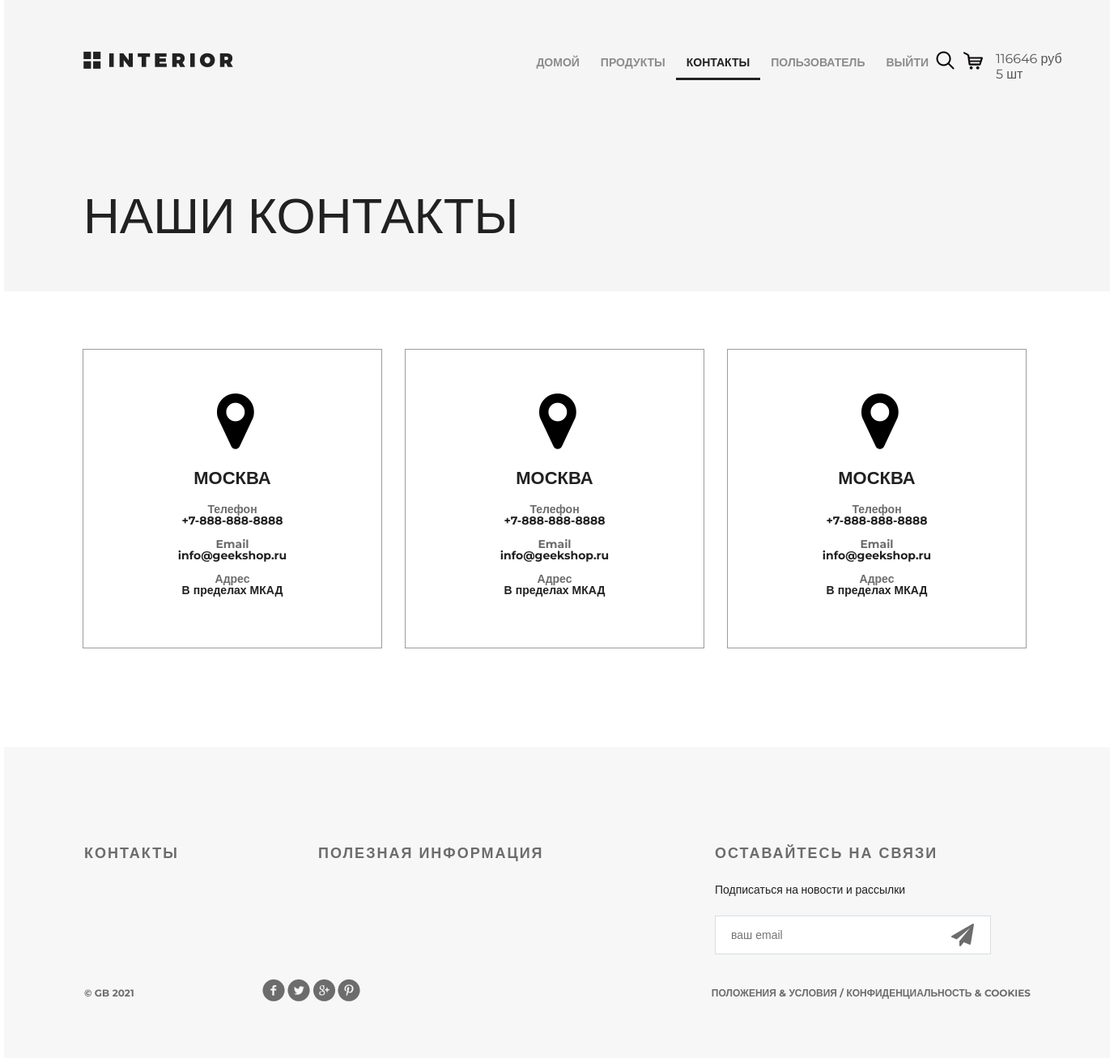
/contact/ (signed in), run on the app's committed database.
### authapp/models.py (models this page shows)
class ShopUser(AbstractUser):
    avatar = models.ImageField(upload_to='users_avatars', blank=True, verbose_name='Аватар')
    age = models.PositiveSmallIntegerField(verbose_name='Возраст')

### basketapp/models.py (models this page shows)
class Basket(models.Model):
    user = models.ForeignKey(settings.AUTH_USER_MODEL, on_delete=models.CASCADE, related_name='basket')
    product = models.ForeignKey(Product, on_delete=models.CASCADE)
    quantity = models.PositiveSmallIntegerField(default=0)
    add_datetime = models.DateField(auto_now_add=True)
    @property
    def products_cost(self):
        return self.quantity * self.product.price
    @property
    def total_quantity(self):
        _items = Basket.objects.filter(user=self.user)
        return sum(list(map(lambda x: x.quantity, _items)))
    @property
    def total_cost(self):
        _items = Basket.objects.filter(user=self.user)
        return sum(list(map(lambda x: x.products_cost, _items)))

### mainapp/models.py (models this page shows, shortened)
class Product(models.Model):
    category = models.ForeignKey(ProductCategory, on_delete=models.CASCADE, verbose_name='Категория')
    name = models.CharField(max_length=128, verbose_name='Название')
    image = models.ImageField(upload_to='products', blank=True,verbose_name='Картинка')
    short_desc = models.CharField(max_length=255, verbose_name='Краткое описание')
    description = models.TextField(verbose_name='Описание')
    price = models.DecimalField(decimal_places=2, max_digits=10, default=0, verbose_name='Цена')
    quantity = models.PositiveSmallIntegerField(default=0, verbose_name='Количество')

### mainapp/views.py (the view)
# urls.py: path('contact/', views.contact, name='contact'),
def contact(request):
    context = {
        'title': 'Контакты',
        'basket': get_basket(request.user)
    }
    return render(request, 'mainapp/contact.html', context=context)

### mainapp/views.py (called while the page is built)
def get_basket(user):
    if user.is_authenticated:
        return Basket.objects.filter(user=user)
    return None

### mainapp/templates/mainapp/contact.html
{% extends 'mainapp/base.html' %}
{% load static %}
        {% block menu %}
		<div class="hero">
			<div class="header clearfix">
					{% include 'mainapp/includes/inc_main_menu.html' %}
			</div>
			<h1>наши контакты</h1>
		</div>
        {% endblock %}
{% block content %}
		<div class="location">
			<div class="location-1">
				<i class="fa fa-map-marker fa-5x"></i>
				<h4>Москва</h4>
				<div class="contacts">
					<h5>Телефон</h5>
					<p>+7-888-888-8888</p>
				</div>
				<div class="contacts">
					<h5>Email</h5>
					<p>info@geekshop.ru</p>
				</div>
				<div class="contacts">
					<h5>Адрес</h5>
					<p>В пределах МКАД</p>
				</div>
			</div>
			<div class="location-1">
				<i class="fa fa-map-marker fa-5x"></i>
				<h4>Москва</h4>
				<div class="contacts">
					<h5>Телефон</h5>
					<p>+7-888-888-8888</p>
				</div>
				<div class="contacts">
					<h5>Email</h5>
					<p>info@geekshop.ru</p>
				</div>
				<div class="contacts">
					<h5>Адрес</h5>
					<p>В пределах МКАД</p>
				</div>
			</div>
			<div class="location-1">
				<i class="fa fa-map-marker fa-5x"></i>
				<h4>Москва</h4>
				<div class="contacts">
					<h5>Телефон</h5>
					<p>+7-888-888-8888</p>
				</div>
				<div class="contacts">
					<h5>Email</h5>
					<p>info@geekshop.ru</p>
				</div>
				<div class="contacts">
					<h5>Адрес</h5>
					<p>В пределах МКАД</p>
				</div>
			</div>
		</div>
    {% endblock %}

### mainapp/templates/mainapp/includes/inc_main_menu.html
 <a href="{% url 'main' %} }" class="logo"></a>
<ul class="menu">
<li><a href="{% url 'main' %}"
       {% if request.resolver_match.url_name == 'main' %}class="active"{% endif %}>
    домой
</a></li>
<li><a href="{% url 'products:products' %}"
       {% if request.resolver_match.url_name == 'products' %}class="active"{% endif %}>
    продукты
</a></li>
<li><a href="{% url 'contact' %}"
       {% if request.resolver_match.url_name == 'contact' %}class="active"{% endif %}>
    контакты
</a></li>
{% if user.is_authenticated %}
    <li><a href="{% url 'auth:edit' %}">{{ user.first_name|default:'Пользователь' }}</a></li>
    <li><a href="{% url 'auth:logout' %}">Выйти</a></li>
{% else %}
    <li><a href="{% url 'auth:register' %}">Регистрация</a></li>
    <li><a href="{% url 'auth:login' %}">Войти</a></li>
{% endif %}
  </ul>
<a href="#" class="search"></a>
<a href="{% url 'basket:basket' %}" class="basket">
    {% if basket %}
        {{ basket.0.total_cost|floatformat:0 }} руб <br>
        {{ basket.0.total_quantity }} шт
    {% endif %}
</a>

### static/style.css (style rules this page uses)
* { margin: 0; padding: 0; }
body { font-family: 'Montserrat', sans-serif; }
html, body { height: 100%; }
.logo { background-image: url(/static/img/logo.png); margin-top: 63px; width: 185px; height: 22px; float: left; }
.menu { list-style-type: none; margin-top: 67px; float: right; }
.menu li { float: left; }
.menu a { color: #8c8c8c; font-size: 14px; font-weight: 700; text-align: right; text-transform: uppercase; text-decoration: none; padding: 10px 13px; }
.menu .active { color: #212121; font-weight: 700; border-bottom: 3px solid #212121; }
.search { display: block; width: 23px; height: 23px; background-image: url(/static/img/search.png); position: absolute; top: 63px; left: 1151px; }
.basket { display: block; width: 100px; height: 23px; background-image: url(/static/img/basket.png); position: absolute; top: 63px; left: 1185px; text-decoration: none; color: #555; padding-left: 40px; background-repeat: no-repeat; }
.clearfix:after { content: ""; display: block; clear: both; }
.hero { background-color: #f5f5f5; height: 360px; padding-left: 98px; padding-right: 211px; position: relative; }
.hero h1 { color: #212121; font-size: 62px; font-weight: 100; text-align: left; margin-top: 142px; text-transform: uppercase; }
.location { padding: 0px 97px; }
.location-1 { height: 368px; width: 368px; border: 1px solid #9c9c9c; margin: 71px 28px 122px 0px; float: left; }
.location-1:last-child { margin: 71px 0px 122px 0px; }
.location i { display: block; margin: 48px auto 0px; width: 38px; }
.location h4 { margin: 23px auto 23px; text-transform: uppercase; text-align: center; color: #212121; font-size: 22px; font-weight: 700; line-height: 16px; }
.contacts { text-align: center; margin-bottom: 15px; line-height: 14px; color: #212121; font-size: 14px; font-weight: 700; }
.contacts h5 { color: #6c6c6c; font-size: 14px; font-weight: 700; }

### data on the page
ShopUser: first_name "ПОЛЬЗОВАТЕЛЬ"
Basket: user+quantity+product "116646", user+quantity "5"
